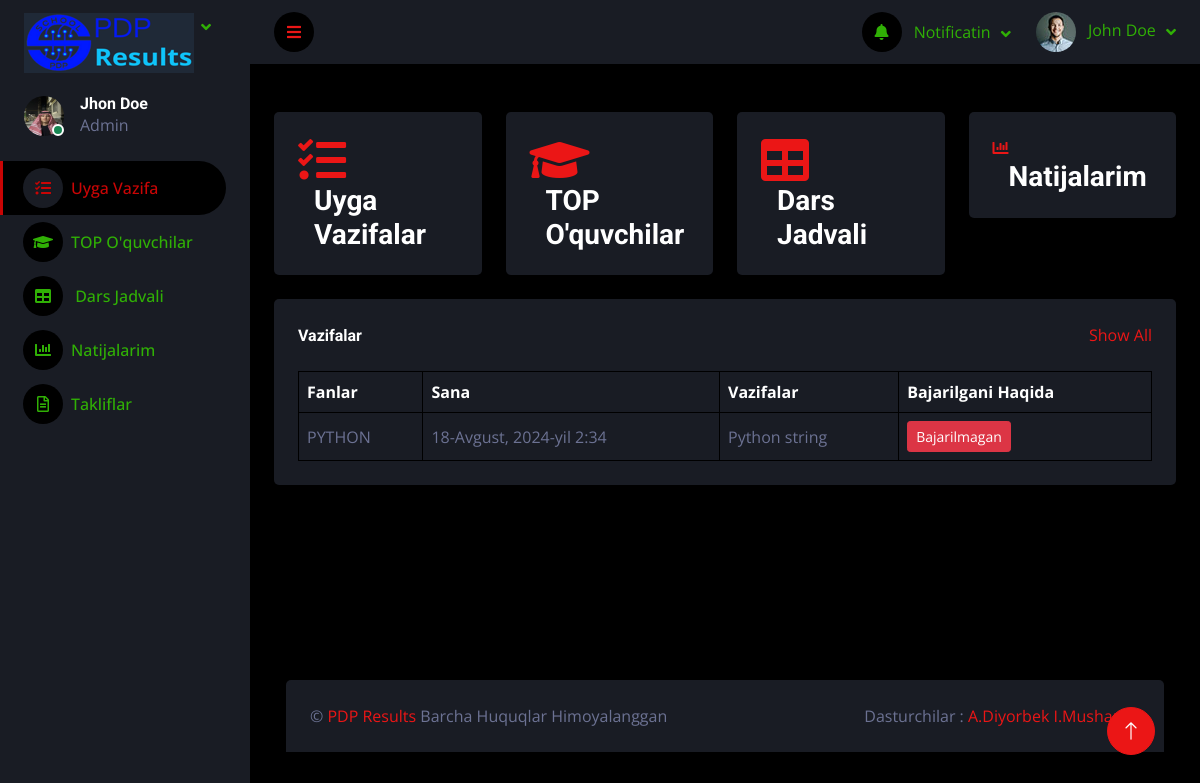
The page /panel/ on the database as committed earlier.
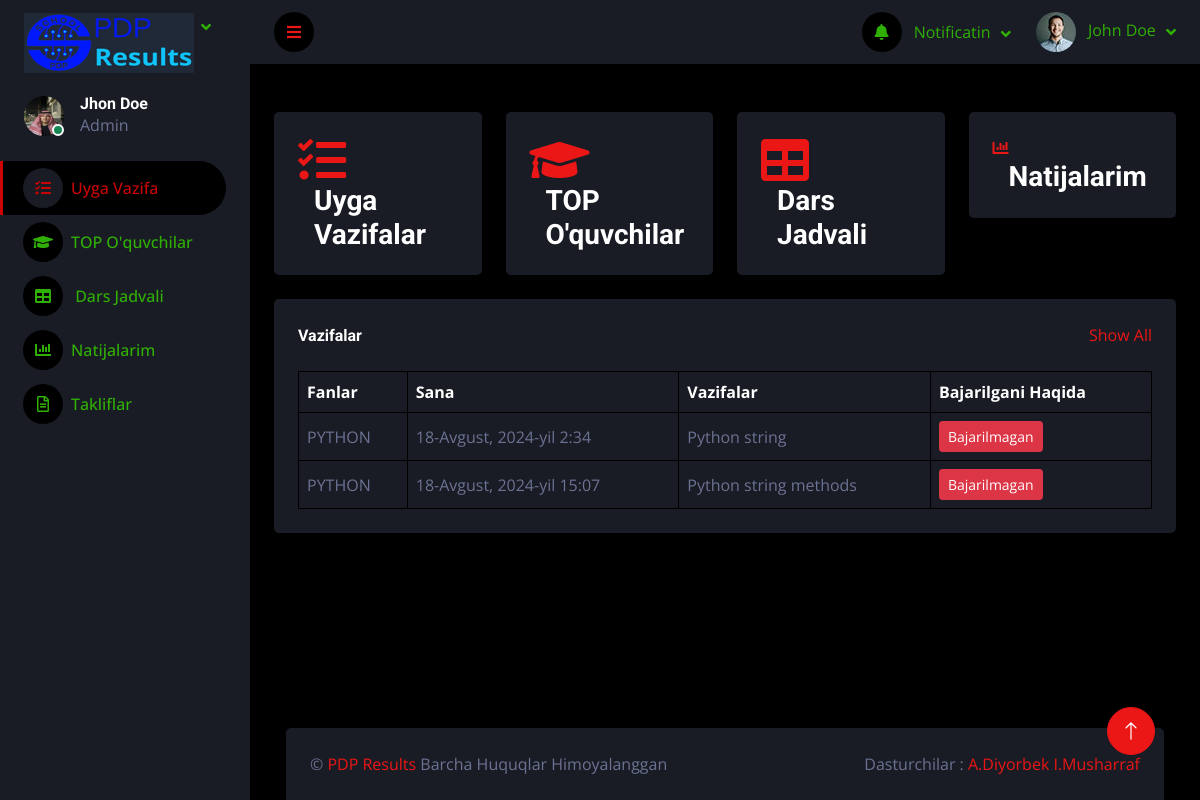
The same page on the database as committed later.
### panel/models.py (models this page shows, shortened)
class Homework(models.Model):
    SINCE_CHOICES = [
        ('C++', 'c++'),
        ('JAVA', 'java'),
        ('PYTHON', 'python'),
        ('FRONTEND', 'frontend'),
        ('ROBOTEXNIKA', 'robotexnika'),
        ('FIZIKA', 'fizika'),
        ('MATEMATIKA', 'matemateka'),
        ('INGILIZ TILI', 'ingiliz tili'),
        ('RUS TILI', 'rus tili'),
        ('STA', 'sta'),
        ('ONA TILI', 'ona tili'),
        ('TARBIYA', 'tarbiya'),
        ('JISMONIY', 'jismoniy'),
        ('TARIX', 'tarix'),
        ('BiOLOGIYA', 'biologiya'),
        ('GEOMETRIYA', 'geometriya'),
        ('GEOGRAFIYA', 'geografiya'), ]
    date = models.DateTimeField()
    homework = models.CharField(max_length=255, blank=True, null=True)
    since = models.CharField(max_length=20, choices=SINCE_CHOICES)
    status = models.CharField(max_length=255, blank=True, null=True)
    class Meta:
        verbose_name = 'Homework'
        verbose_name_plural = 'HomeWork'
        db_table = 'homework'

### panel/views.py (the view)
# urls.py: path('', HomeWorkView.as_view(), name='homework'),
class HomeWorkView(ListView):
    model = Homework
    context_object_name = "homeworks"
    template_name = "studentspanel/index.html"

### templates/studentspanel/index.html (shortened to what this page needs)
<!DOCTYPE html>
<html lang="en">
<head>
    <link href="https://cdnjs.cloudflare.com/ajax/libs/font-awesome/5.10.0/css/all.min.css" rel="stylesheet">
    <link href="https://cdn.jsdelivr.net/npm/bootstrap-icons@1.4.1/font/bootstrap-icons.css" rel="stylesheet">
    <link href="../../static/darkpan-1.0.0/libim/owlcarouselim/assetsim/owl.carouselim.min.css" rel="stylesheet">
    <link href="../../static/darkpan-1.0.0/libim/tempusdominusim/cssim/tempusdominus-bootstrap-4Davlat.min.css"
          rel="stylesheet"/>
    <link href="../../static/darkpan-1.0.0/cssim/bootstrap.minim.css" rel="stylesheet">
    <link href="../../static/darkpan-1.0.0/cssim/styleim.css" rel="stylesheet">
</head>
<body>
<div class="container-fluid position-relative d-flex p-0">
    <div class="sidebar pe-4 pb-3">
        <nav class="navbar bg-secondary navbar-dark">
            <a href="index.html" class="navbar-brand mx-4 mb-3">
                <img src="../../static/darkpan-1.0.0/imgim/PDP_Results_with_Final_Background_170x60.png"
                     alt="Brand Logo" class="brand-logo">
            </a>
            <div class="d-flex align-items-center ms-4 mb-4">
                <a href="../EditProfile.html">
                    <div class="position-relative">
                        <img class="rounded-circle" src="../PDPC/imgBek/9cO'quvchi.jpg" alt=""
                             style="width: 40px; height: 40px;">
                        <div class="bg-success rounded-circle border border-2 border-white position-absolute end-0 bottom-0 p-1"></div>
                    </div>
                    <div class="ms-3">
                        <h6 class="mb-0">Jhon Doe</h6>
                </a>
                <span>Admin</span>
            </div>
    </div>
    <div class="navbar-nav w-100">
        <a href="index.html" class="nav-item nav-link active"><i class="fa fa-tasks me-2"></i>Uyga Vazifa</a>
        <a href="TOP%20O'quvchilar.html" class="nav-item nav-link"><i class="fa fa-graduation-cap me-2"></i>TOP
            O'quvchilar</a>
        <a href="DarsJadvali.html" class="nav-item nav-link"><i class="fa fa-table me-2"></i> Dars Jadvali</a>
        <a href="Natijalarim.html" class="nav-item nav-link"><i class="fa fa-chart-bar me-2"></i>Natijalarim</a>
        <a href="contact.html" class="nav-link dropdown-toggle"><i class="far fa-file-alt me-2"></i>Takliflar</a>
    </div>
</div>
<div class="content">
    <nav class="navbar navbar-expand bg-secondary navbar-dark sticky-top px-4 py-0">
        <a href="#" class="sidebar-toggler flex-shrink-0">
            <i class="fa fa-bars"></i>
        </a>
        <div class="navbar-nav align-items-center ms-auto">
            <div class="nav-item dropdown">
                <a href="#" class="nav-link dropdown-toggle" data-bs-toggle="dropdown">
                    <i class="fa fa-bell me-lg-2"></i>
                    <span class="d-none d-lg-inline-flex">Notificatin</span>
                </a>
            </div>
            <div class="nav-item dropdown">
                <a href="#" class="nav-link dropdown-toggle" data-bs-toggle="dropdown">
                    <img class="rounded-circle me-lg-2" src="../../static/darkpan-1.0.0/imgim/user.jpg" alt=""
                         style="width: 40px; height: 40px;">
                    <span class="d-none d-lg-inline-flex">John Doe</span>
                </a>
            </div>
        </div>
    </nav>
    <div class="container-fluid pt-4 px-4">
        <div class="row g-4">
            <a href="">
                <div class="col-sm-6 col-xl-3">
                    <div class="bg-secondary rounded d-flex align-items-center justify-content-between p-4">
                        <i class="fa fa-tasks fa-3x text-primary"></i>
                        <div class="ms-3">
                            <h3 class="mb-0">Uyga Vazifalar</h3>
                        </div>
            </a>
        </div>
    </div>
    <div class="col-sm-6 col-xl-3">
        <a href="TOP%20O'quvchilar.html">
            <div class="bg-secondary rounded d-flex align-items-center justify-content-between p-4">
                <i class="fa fa-graduation-cap fa-3x text-primary"></i>
                <div class="ms-3">
                    <h3 class="mb-0">TOP O'quvchilar</h3>
                </div>
        </a>
    </div>
</div>
<div class="col-sm-6 col-xl-3">
    <a href="DarsJadvali.html">
        <div class="bg-secondary rounded d-flex align-items-center justify-content-between p-4">
            <i class="fa fa-table fa-3x text-primary"></i>
            <div class="ms-3">
                <h3 class="mb-0">Dars Jadvali</h3>
            </div>
    </a>
</div>
<div class="col-sm-6 col-xl-3">
    <div class="bg-secondary rounded d-flex align-items-center justify-content-between p-4">
        <a href="Natijalarim.html">
            <i class="fa fa-chart-bar me-2"></i>
            <div class="ms-3">
                <h3 class="mb-0">Natijalarim</h3>
            </div>
        </a>
    </div>
</div>
<div class="container-fluid pt-4 px-4">
    <div class="bg-secondary text-center rounded p-4">
        <div class="d-flex align-items-center justify-content-between mb-4">
            <h6 class="mb-0">Vazifalar</h6>
            <a href="">Show All</a>
        </div>
        <div class="table-responsive">
            <table class="table text-start align-middle table-bordered table-hover mb-0">
                <thead>
                <tr class="text-white">
                    <th scope="col">Fanlar</th>
                    <th scope="col">Sana</th>
                    <th scope="col">Vazifalar</th>
                    <th scope="col">Bajarilgani Haqida</th>
                </tr>
                </thead>
                <tbody>
                {% for home in homeworks %}
                <tr>
                    <td>{{ home.since }}</td>
                    <td>{{ home.date }}</td>
                    <td>{{ home.homework }}</td>
                    <td><a id="statusBtn" class="btn btn-sm btn-danger" href="#" onclick="toggleStatus()">{{ home.status }}</a></td>
                </tr>
                {% endfor %}
                </tbody>
            </table>
        </div>
    </div>
</div>
<div class="container-fluid pt-4 px-4">
    <div class="row g-4">
        <div class="">
            <div class="">
                <div class="d-flex align-items-center border-bottom py-3">
                </div>
                <div class="d-flex align-items-center border-bottom py-3">
                </div>
                <div class="d-flex align-items-center border-bottom py-3">
                </div>
            </div>
        </div>
        <div class="container-fluid pt-4 px-4">
            <div class="bg-secondary rounded-top p-4">
                <div class="row">
                    <div class="col-12 col-sm-6 text-center text-sm-start">
                        &copy; <a href="../Asosiy/templatemo_557_grad_school/index.html">PDP Results</a> Barcha Huquqlar
                        Himoyalanggan
                    </div>
                    <div class="col-12 col-sm-6 text-center text-sm-end">Dasturchilar : <a
                            href="https://t.me/Dio_Timmee085">A.Diyorbek <a
                            href="https://t.me/Musharrafme">I.Musharraf</a>
                    </div>
                </div>
            </div>
        </div>
    </div>
    <a href="#" class="btn btn-lg btn-primary btn-lg-square back-to-top"><i class="bi bi-arrow-up"></i></a>
</div>
</body>
</html>

### static/darkpan-1.0.0/cssim/styleim.css (style rules this page uses)
:root { --primary: #c90505; --secondary: #191C24; --light: #30b005; --dark: #000000; }
.back-to-top { position: fixed; display: none; right: 45px; bottom: 45px; z-index: 99; }
.btn { transition: .5s; }
.btn-lg-square { width: 48px; height: 48px; }
.btn-square, .btn-sm-square, .btn-lg-square { padding: 0; display: inline-flex; align-items: center; justify-content: center; font-weight: normal; border-radius: 50px; }
.sidebar { position: fixed; top: 0; left: 0; bottom: 0; width: 250px; height: 100vh; overflow-y: auto; background: var(--secondary); transition: 0.5s; z-index: 999; }
.content { margin-left: 250px; min-height: 100vh; background: var(--dark); transition: 0.5s; }
@media (min-width: 992px) { .sidebar { margin-left: 0; } }
@media (min-width: 992px) { .content { width: calc(100% - 250px); } }
.sidebar .navbar .navbar-nav .nav-link { padding: 7px 20px; color: var(--light); font-weight: 500; border-left: 3px solid var(--secondary); border-radius: 0 30px 30px 0; outline: none; }
.sidebar .navbar .navbar-nav .nav-link:hover, .sidebar .navbar .navbar-nav .nav-link.active { color: var(--primary); background: var(--dark); border-color: var(--primary); }
.sidebar .navbar .navbar-nav .nav-link i { width: 40px; height: 40px; display: inline-flex; align-items: center; justify-content: center; background: var(--dark); border-radius: 40px; }
.sidebar .navbar .navbar-nav .nav-link:hover i, .sidebar .navbar .navbar-nav .nav-link.active i { background: var(--secondary); }
.sidebar .navbar .dropdown-toggle::after { position: absolute; top: 15px; right: 15px; border: none; content: "\f107"; font-family: "Font Awesome 5 Free"; font-weight: 900; transition: .5s; }
.content .navbar .navbar-nav .nav-link { margin-left: 25px; padding: 12px 0; color: var(--light); outline: none; }
.content .navbar .sidebar-toggler, .content .navbar .navbar-nav .nav-link i { width: 40px; height: 40px; display: inline-flex; align-items: center; justify-content: center; background: var(--dark); border-radius: 40px; }
.content .navbar .dropdown-toggle::after { margin-left: 6px; vertical-align: middle; border: none; content: "\f107"; font-family: "Font Awesome 5 Free"; font-weight: 900; transition: .5s; }

Rows that differ between the two databases and show on the page:
added Homework: since "PYTHON", date "18-Avgust, 2024-yil 15:07", homework "Python string methods", status "Bajarilmagan"
